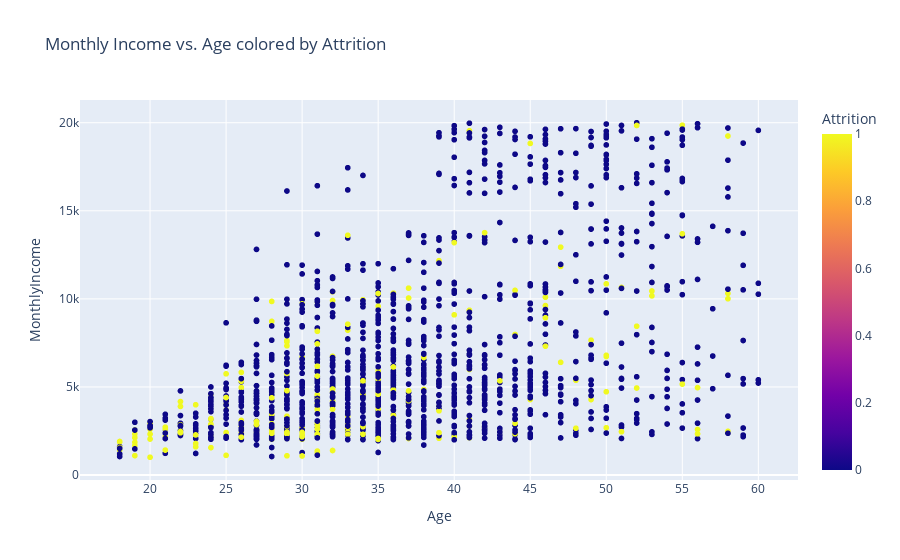

The cell this chart's notebook holds for it:
### Markdown cell above
### Monthly Income vs. Age colored by Attrition:

### Code cell
# Monthly Income vs. Age colored by Attrition
hover_data_cols = [col for col in data.columns if col.startswith('JobRole') or col.startswith('Department')]
fig = px.scatter(data, x='Age', y='MonthlyIncome', color='Attrition', title='Monthly Income vs. Age colored by Attrition', hover_data=hover_data_cols)
fig.show()

### Figure 1 — Plotly figure (JSON) as saved in the notebook; plotly's stock layout.template omitted (floating-point values rounded to 4 significant figures; data arrays with more than 128 entries replaced by an {"elided": "..."} marker saying what was removed)
{"data": [{"customdata": {"elided": "1470x2 str values"}, "hovertemplate": "Age=%{x}<br>MonthlyIncome=%{y}<br>Department=%{customdata[0]}<br>JobRole=%{customdata[1]}<br>Attrition=%{marker.color}<extra></extra>", "legendgroup": "", "marker": {"color": {"elided": "1470 int values"}, "coloraxis": "coloraxis", "symbol": "circle"}, "mode": "markers", "name": "", "showlegend": false, "type": "scattergl", "x": {"elided": "1470 int values"}, "xaxis": "x", "y": {"elided": "1470 int values"}, "yaxis": "y"}], "layout": {"autosize": true, "coloraxis": {"colorbar": {"title": {"text": "Attrition"}}, "colorscale": [[0, "#0d0887"], [0.1111, "#46039f"], [0.2222, "#7201a8"], [0.3333, "#9c179e"], [0.4444, "#bd3786"], [0.5556, "#d8576b"], [0.6667, "#ed7953"], [0.7778, "#fb9f3a"], [0.8889, "#fdca26"], [1, "#f0f921"]]}, "legend": {"tracegroupgap": 0}, "title": {"text": "Monthly Income vs. Age colored by Attrition"}, "xaxis": {"anchor": "y", "autorange": true, "domain": [0, 1], "range": [15.43, 62.57], "title": {"text": "Age"}, "type": "linear"}, "yaxis": {"anchor": "x", "autorange": true, "domain": [0, 1], "range": [-558.1, 21570.0], "title": {"text": "MonthlyIncome"}, "type": "linear"}}}
